Frame 1 (no input): blank canvas, image omitted
Frame 60 (the mouse pressed at the canvas centre just before this capture): blank canvas, image omitted
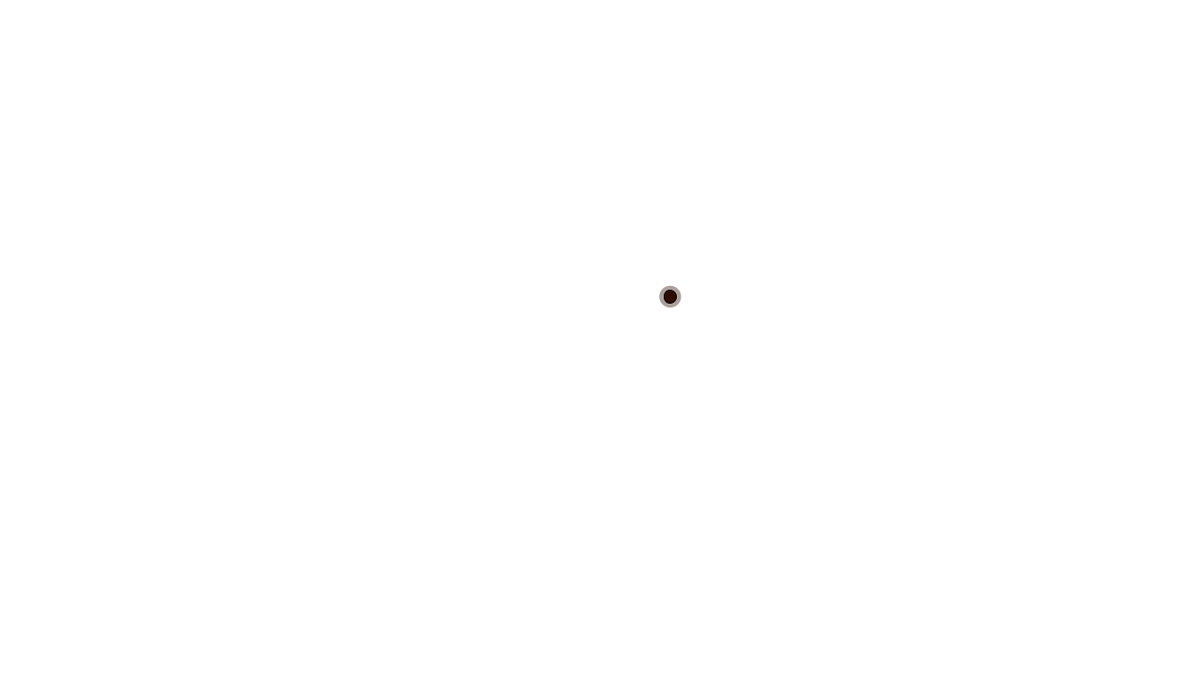
Frame 120 (the mouse held since frame 60 and released just before this capture)

The Processing sketch whose frames 1 and 60 were blank and that drew this single picture after the mouse press (run headless with seeded random() and noise(); from frame 60 on, the mouse is pressed at the canvas centre):

// Processing sketch: Code10_Colours
// ── Code10_Colours.pde
import java.util.List; //<>//



void mousePressed() {
  // when we click the mouse, let's move towards a point
  Thing thing = new Thing(mouseX, mouseY, random(1,10), random(1,50));
  thing.applyForce(new PVector(random(-10,10), random(-10,10)));
  population.addThing(thing);
}

// We want to store lots of things
Population population = new Population();

void setup() {
  //set the size once
  size(1280, 720);

}


void draw() {

  // clear the screen
  background(255);

  // draw the things at the position we have stored.
  population.draw();
  
  
  // update everything by a bit
  population.update();
  
}
// ── Population.pde
class Population {
   // a list <of> things...
   List<Thing> things = new ArrayList<Thing>();
  
   void addThing(Thing thing)  {
      things.add(thing); 
   }
   
   // when drawing the things
   void draw() {
     for(Thing thing : things) {
        thing.draw(); 
     }
   }
   
   void update() {
     // for each thing, collide the thing
      for(Thing thing : things)  {
         for(Thing other : things) {
            if(thing.isCollidingWith(other)) {
              thing.repelFrom(other);
            }
         }
        
      }
      
      // then update all the things
      for(Thing thing : things) {
         thing.update(); 
      }
   }

}
// ── Thing.pde
class Thing {
  PVector position;
  PVector velocity;
  PVector acceleration;
  float radius;
  float mass;

  // create a thing at a position
  Thing(int startX, int startY, float mass, float radius) {
    position = new PVector(startX, startY);
    velocity = new PVector(0, 0);
    acceleration = new PVector(0, 0);
    this.radius = radius;
    this.mass = mass;
  }
  
  // apply a force in a direction
  void applyForce(PVector force) {
    // as force = mass * acceleration
    // acceleration =  force / mass
     acceleration.add(PVector.div(force, mass)); 
  }

  // let's make it accelerate towards any position we want.
  void moveTowards(int x, int y) {
    PVector pointToMoveTowards = new PVector(x, y);
    PVector directionToMove    = pointToMoveTowards.sub(position).div(100);
    applyForce(directionToMove);
  }

  void bounceIfGoingOffScreen() {
    if (position.x > width || position.x < 0) 
      velocity.x =  -1 * velocity.x;
    if (position.y > height || position.y < 0)
      velocity.y = -1 * velocity.y;
  }
  
    boolean isCollidingWith(Thing other) {
     // two shapes are colliding if the distance between them is less than their radial sum
     return PVector.dist(position, other.position) < radius + other.radius;
  }
  
  void repelFrom(Thing other) {
   applyForce(PVector.mult(PVector.sub(position, other.position), 0.1)); 
  }



  void draw() {
    // fill colours the next item - takes in red, green, blue, alpha
    float energyValue = map(velocity.mag(), 0, 100, 0,255);
    float accelerationValue = map(acceleration.mag(), 0, 10,1, 255);
    
        noStroke();
    fill(energyValue * energyValue * energyValue , energyValue * energyValue, energyValue , 100);
    ellipse(position.x, position.y, mass * velocity.mag() + radius, mass * velocity.mag() + radius);
    
    stroke(1);
    fill(energyValue * energyValue * energyValue , energyValue * energyValue, energyValue , 255); 
    
    // draw a circle centered at x,y
    ellipse(position.x, position.y, radius, radius);
    

    
  }

  // change the position by a bit
  void update() {
    bounceIfGoingOffScreen();

    velocity.add(acceleration);
    // reset acceleration
    acceleration.mult(0);

    // move the shape
    position.add(velocity);
    applyForce(PVector.mult(velocity, -0.01));
  }
}
